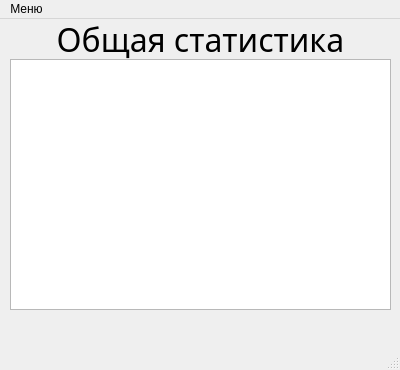
<?xml version="1.0" encoding="UTF-8"?>
<ui version="4.0">
 <class>TeacherWindow</class>
 <widget class="QMainWindow" name="TeacherWindow">
  <property name="geometry">
   <rect>
    <x>0</x>
    <y>0</y>
    <width>400</width>
    <height>370</height>
   </rect>
  </property>
  <property name="windowTitle">
   <string>MainWindow</string>
  </property>
  <widget class="QWidget" name="centralwidget">
   <widget class="QLabel" name="label">
    <property name="geometry">
     <rect>
      <x>0</x>
      <y>0</y>
      <width>401</width>
      <height>41</height>
     </rect>
    </property>
    <property name="font">
     <font>
      <family>Academy Engraved LET</family>
      <pointsize>24</pointsize>
     </font>
    </property>
    <property name="text">
     <string>Общая статистика</string>
    </property>
    <property name="alignment">
     <set>Qt::AlignCenter</set>
    </property>
   </widget>
   <widget class="QTableWidget" name="tableWidget">
    <property name="geometry">
     <rect>
      <x>10</x>
      <y>40</y>
      <width>381</width>
      <height>251</height>
     </rect>
    </property>
   </widget>
  </widget>
  <widget class="QMenuBar" name="menubar">
   <property name="geometry">
    <rect>
     <x>0</x>
     <y>0</y>
     <width>400</width>
     <height>24</height>
    </rect>
   </property>
   <widget class="QMenu" name="menu">
    <property name="title">
     <string>Меню</string>
    </property>
    <addaction name="action"/>
   </widget>
   <addaction name="menu"/>
  </widget>
  <widget class="QStatusBar" name="statusbar"/>
  <action name="action">
   <property name="text">
    <string>Выйти из аккаунта</string>
   </property>
  </action>
 </widget>
 <resources/>
 <connections/>
</ui>
